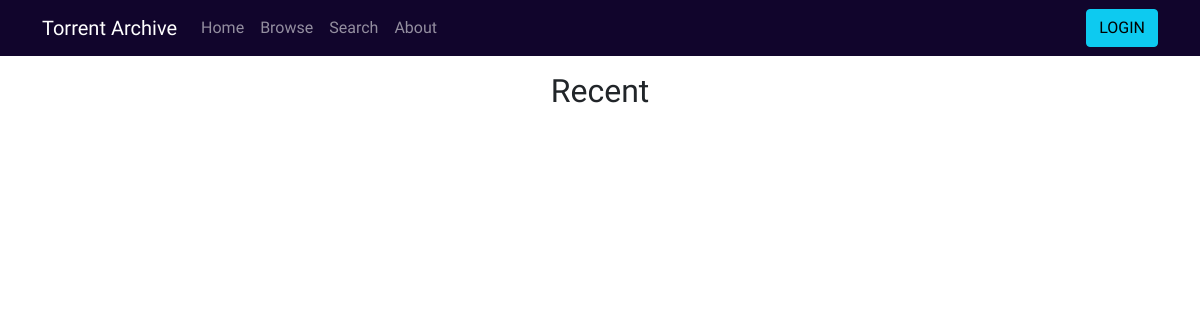
Page /home on the earlier database version.
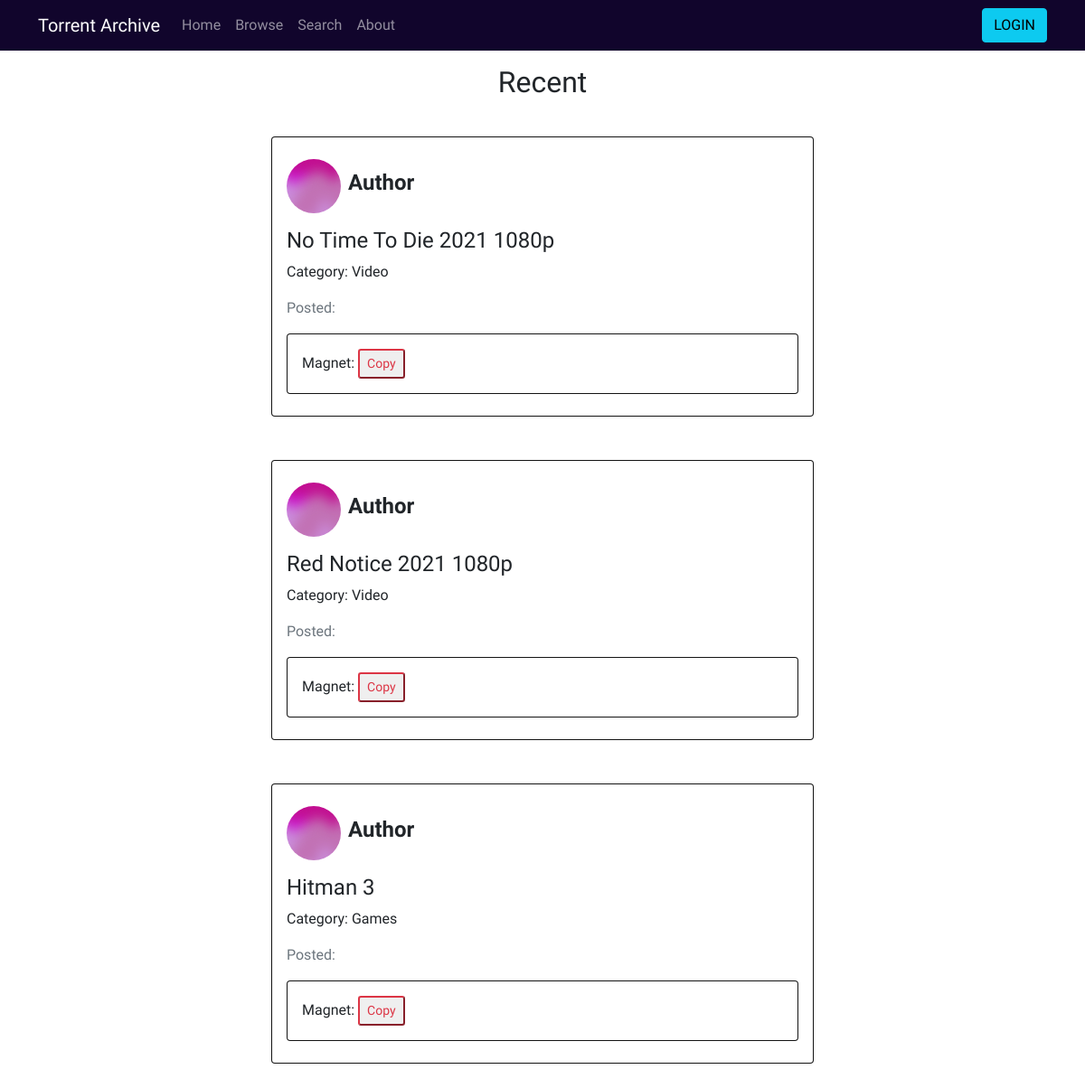
Same page on the later database version.
### website/models.py (models this page shows, shortened)
class Post(db.Model):
    id = db.Column(db.Integer, primary_key=True)
    title = db.Column(db.String(60), nullable=False)
    date_posted = db.Column(db.DateTime, default=datetime.utcnow, nullable=False)
    category = db.Column(db.String(15), nullable=False)
    magnet_url = db.Column(db.String(500), nullable=False)
    user_id = db.Column(db.Integer, db.ForeignKey('user.id'), nullable=False)

### website/views.py (the view)
@views.route("/")
@views.route("/home")
def home():
    page = request.args.get('page', 1, type=int)
    posts = Post.query.order_by(Post.date_posted.desc()).paginate(per_page=5, page=page)
    return render_template("index.html", posts=posts)

### website/templates/index.html (shortened to what this page needs)
{% extends "base.html" %}  {% block body %}
<main class="center">
  <h2>Recent</h2>
  {% for post in posts%}
  <div class="card py-2 mb-5" style="width: 50vw">
    <div class="card-body">
      <div class="d-felx">
        <div class="author d-flex align-items-center pb-2">
          <img
            class="author-img"
            src="{{ url_for('static', filename='author.svg') }}"
          />
          <h4 class="ps-2"><strong>Author</strong></h4>
        </div>
        <h4 class="my-2">{{ post.title }}</h4>
        <p>Category: {{ post.category }}</p>
        <p class="text-muted">Posted: {{ post.posted }}</p>
        <div class="card">
          <div class="card-body">
            Magnet: {{ post.magnet }}
            <button
              class="btn-sm btn-outline-danger"
              onclick="copyToClipboard('{{ post.magnet }}')"
            >
              Copy
            </button>
          </div>
        </div>
      </div>
    </div>
  </div>
  {% endfor %}
</main>
{% endblock body %}

Differences in the rows shown:
added Post: title "No Time To Die 2021 1080p", category "Video"
added Post: title "Red Notice 2021 1080p", category "Video"
added Post: title "Hitman 3", category "Games"
